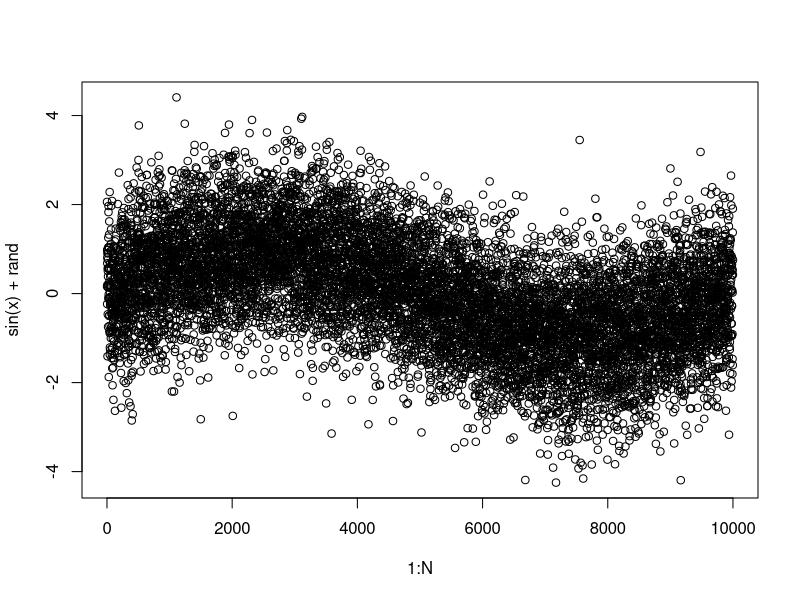

Generate this figure with R:
## ---- chunk 1
knitr::opts_chunk$set(echo = TRUE)
## ---- chunk 2
N = 10000
rand = rnorm(N)
x = seq(from = 0, to = 2*pi, length.out = N)
plot(1:N, sin(x) + rand)
